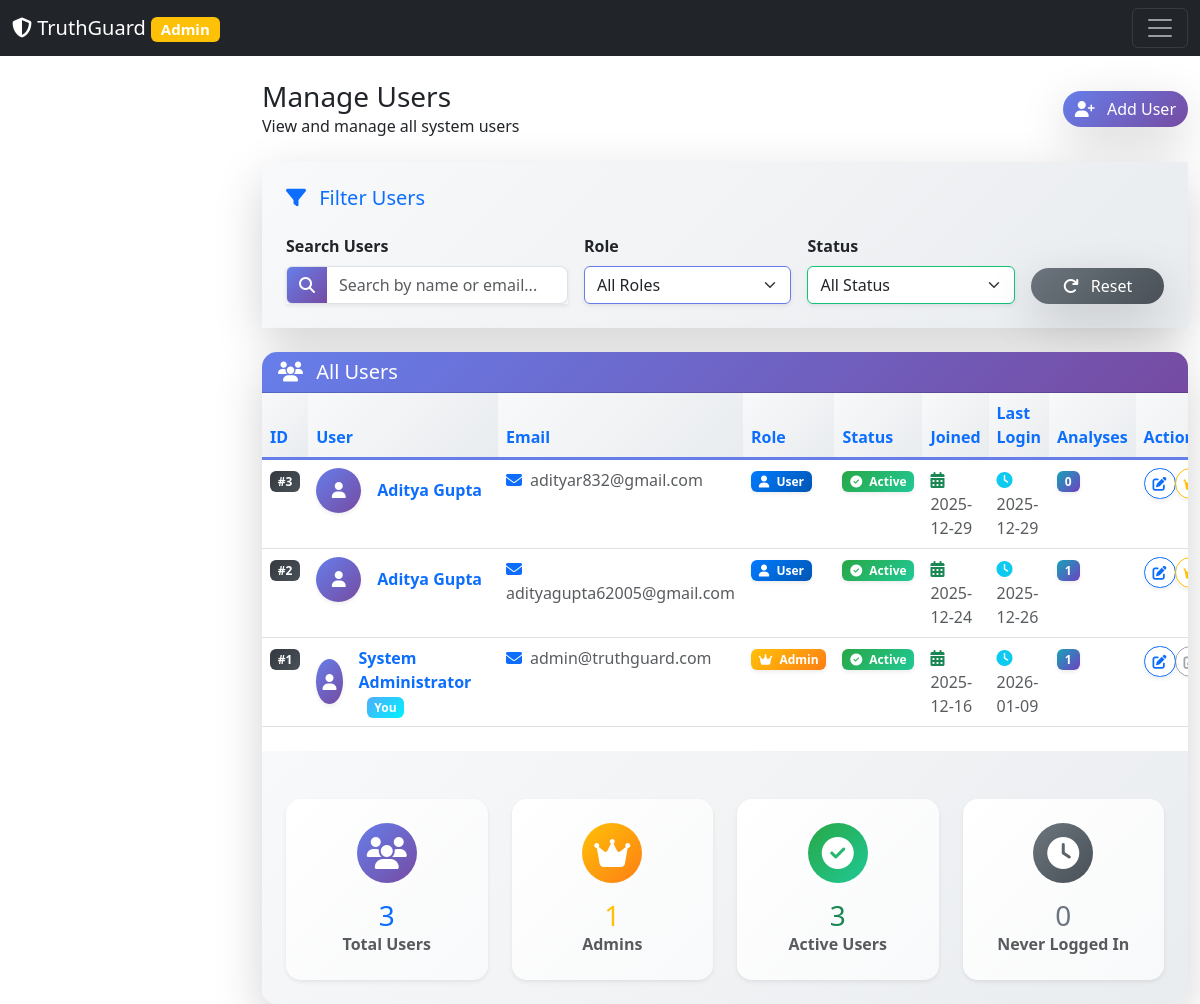
The app's page /admin/users (signed in) with its own data.
### app.py (models this page shows)
class User(UserMixin, db.Model):
    __tablename__ = 'user'
    id = db.Column(db.Integer, primary_key=True)
    email = db.Column(db.String(120), unique=True, nullable=False)
    password = db.Column(db.String(200), nullable=False)
    name = db.Column(db.String(100), nullable=False)
    avatar = db.Column(db.String(200), default='default.png')
    role = db.Column(db.String(20), default='user')
    is_active = db.Column(db.Boolean, default=True)
    created_at = db.Column(db.DateTime, default=lambda: datetime.now(timezone.utc))
    last_login = db.Column(db.DateTime)
    analyses = db.relationship('Analysis', backref='author', lazy=True, cascade='all, delete-orphan')
    chat_history = db.relationship('ChatHistory', backref='author', lazy=True, cascade='all, delete-orphan')

### app.py (the view)
@app.route('/admin/users')
@login_required
@admin_required
def admin_users():
    users = User.query.order_by(User.created_at.desc()).all()
    return render_template('admin/users.html', users=users)

### templates/admin/users.html (shortened to what this page needs)
{% extends "admin/base.html" %}
{% block page_title %}Manage Users{% endblock %}
{% block page_subtitle %}View and manage all system users{% endblock %}
{% block page_actions %}
<div class="btn-group">
    <button class="btn btn-primary shadow-lg" data-bs-toggle="modal" data-bs-target="#addUserModal"
            style="background: linear-gradient(135deg, #667eea 0%, #764ba2 100%); border: none; border-radius: 25px;">
        <i class="fas fa-user-plus me-2"></i> Add User
    </button>
</div>
{% endblock %}
{% block admin_content %}
<div class="card border-0 shadow-lg mb-4" style="border-top: 5px solid #667eea; border-radius: 15px;">
    <div class="card-body p-4" style="background: linear-gradient(135deg, #f8f9fa 0%, #e9ecef 100%);">
        <h5 class="card-title text-primary mb-4"><i class="fas fa-filter me-2"></i> Filter Users</h5>
        <div class="row g-3">
            <div class="col-md-4">
                <label for="searchUsers" class="form-label fw-bold">Search Users</label>
                <div class="input-group shadow-sm">
                    <span class="input-group-text" style="background: linear-gradient(135deg, #667eea 0%, #764ba2 100%); color: white;">
                        <i class="fas fa-search"></i>
                    </span>
                    <input type="text" class="form-control" id="searchUsers" placeholder="Search by name or email..."
                           style="border-left: none; border-radius: 0 8px 8px 0;">
                </div>
            </div>
            <div class="col-md-3">
                <label for="filterRole" class="form-label fw-bold">Role</label>
                <select class="form-select shadow-sm" id="filterRole" style="border-color: #667eea;">
                    <option value="">All Roles</option>
                </select>
            </div>
            <div class="col-md-3">
                <label for="filterStatus" class="form-label fw-bold">Status</label>
                <select class="form-select shadow-sm" id="filterStatus" style="border-color: #13c276;">
                    <option value="">All Status</option>
                </select>
            </div>
            <div class="col-md-2 d-flex align-items-end">
                <button type="button" class="btn btn-secondary w-100 shadow-lg" onclick="resetFilters()"
                        style="background: linear-gradient(135deg, #6c757d 0%, #495057 100%); border: none; border-radius: 25px;">
                    <i class="fas fa-redo me-2"></i> Reset
                </button>
            </div>
        </div>
    </div>
</div>
<div class="card border-0 shadow-lg" style="border-radius: 15px; overflow: hidden;">
    <div class="card-header text-white" style="background: linear-gradient(135deg, #667eea 0%, #764ba2 100%);">
        <h5 class="mb-0"><i class="fas fa-users me-2"></i> All Users</h5>
    </div>
    <div class="card-body p-0">
        {% if users %}
        <div class="table-responsive">
            <table class="table table-hover mb-0">
                <thead style="background: linear-gradient(135deg, #f8f9fa 0%, #e9ecef 100%);">
                    <tr>
                        <th class="text-primary">ID</th>
                        <th class="text-primary">User</th>
                        <th class="text-primary">Email</th>
                        <th class="text-primary">Role</th>
                        <th class="text-primary">Status</th>
                        <th class="text-primary">Joined</th>
                        <th class="text-primary">Last Login</th>
                        <th class="text-primary">Analyses</th>
                        <th class="text-primary">Actions</th>
                    </tr>
                </thead>
                <tbody>
                    {% for user in users %}
                    <tr class="user-row" style="transition: all 0.3s ease;" data-user-id="{{ user.id }}">
                        <td>
                            <span class="badge bg-dark" style="background: linear-gradient(135deg, #343a40 0%, #495057 100%);">
                                #{{ user.id }}
                            </span>
                        </td>
                        <td>
                            <div class="d-flex align-items-center">
                                <div class="avatar-sm rounded-circle d-flex align-items-center justify-content-center me-3 shadow-sm"
                                     style="background: linear-gradient(135deg, #667eea 0%, #764ba2 100%); width: 45px; height: 45px;">
                                    <i class="fas fa-user text-white"></i>
                                </div>
                                <div>
                                    <strong class="text-primary">{{ user.name }}</strong>
                                    {% if user.id == current_user.id %}
                                    <span class="badge bg-info ms-2" style="background: linear-gradient(135deg, #4facfe 0%, #00f2fe 100%);">
                                        You
                                    </span>
                                    {% endif %}
                                </div>
                            </div>
                        </td>
                        <td>
                            <span class="text-muted"><i class="fas fa-envelope me-2 text-primary"></i>{{ user.email }}</span>
                        </td>
                        <td>
                            <span class="badge shadow-sm user-role-badge"
                                  style="background: linear-gradient(135deg, {% if user.role == 'admin' %}#ffc107{% else %}#007bff{% endif %} 0%, {% if user.role == 'admin' %}#fd7e14{% else %}#0056b3{% endif %} 100%); color: white; font-weight: 600;">
                                <i class="fas {% if user.role == 'admin' %}fa-crown{% else %}fa-user{% endif %} me-1"></i>
                                {{ user.role|title }}
                            </span>
                        </td>
                        <td>
                            <span class="badge shadow-sm user-status-badge"
                                  style="background: linear-gradient(135deg, {% if user.is_active %}#28a745{% else %}#dc3545{% endif %} 0%, {% if user.is_active %}#20c997{% else %}#e83e8c{% endif %} 100%); color: white; font-weight: 600;">
                                <i class="fas {% if user.is_active %}fa-check-circle{% else %}fa-ban{% endif %} me-1"></i>
                                {% if user.is_active %}Active{% else %}Inactive{% endif %}
                            </span>
                        </td>
                        <td>
                            <span class="text-muted">
                                <i class="fas fa-calendar-alt me-2 text-success"></i>
                                {{ user.created_at.strftime('%Y-%m-%d') }}
                            </span>
                        </td>
                        <td>
                            {% if user.last_login %}
                            <span class="text-muted">
                                <i class="fas fa-clock me-2 text-info"></i>
                                {{ user.last_login.strftime('%Y-%m-%d') }}
                            </span>
                            {% else %}
                            <span class="text-muted">
                                <i class="fas fa-clock me-2 text-secondary"></i> Never
                            </span>
                            {% endif %}
                        </td>
                        <td>
                            <span class="badge shadow-sm"
                                  style="background: linear-gradient(135deg, #17a2b8 0%, #6f42c1 100%); color: white; font-weight: 600;">
                                {{ user.analyses|length }}
                            </span>
                        </td>
                        <td>
                            <div class="btn-group btn-group-sm">
                                <button class="btn btn-outline-primary shadow-sm edit-btn" data-bs-toggle="modal"
                                        data-bs-target="#editUserModal{{ user.id }}" style="border-radius: 20px;">
                                    <i class="fas fa-edit"></i>
                                </button>
                                {% if user.id != current_user.id %}
                                    {% if user.role != 'admin' %}
                                    <button class="btn btn-outline-warning shadow-sm make-admin-btn"
                                            data-user-id="{{ user.id }}"
                                            data-user-name="{{ user.name }}"
                                            style="border-radius: 20px;">
                                        <i class="fas fa-crown"></i>
                                    </button>
                                    {% endif %}
                                {% else %}
                                    <button class="btn btn-outline-secondary shadow-sm" disabled style="border-radius: 20px;">
                                        <i class="fas fa-edit"></i>
                                    </button>
                                {% endif %}
                            </div>
                        </td>
                    </tr>
                    {% endfor %}
                </tbody>
            </table>
        </div>
        <div class="row g-4 mt-4 p-4" style="background: linear-gradient(135deg, #f8f9fa 0%, #e9ecef 100%);">
            <div class="col-md-3">
                <div class="card border-0 shadow-sm" style="background: linear-gradient(135deg, #ffffff 0%, #f8f9fa 100%); border-radius: 15px; border-top: 5px solid #667eea;">
                    <div class="card-body text-center p-4">
                        <div class="stat-icon mb-3" style="background: linear-gradient(135deg, #667eea 0%, #764ba2 100%); width: 60px; height: 60px; border-radius: 50%; display: flex; align-items: center; justify-content: center; margin: 0 auto;">
                            <i class="fas fa-users text-white fa-2x"></i>
                        </div>
                        <h3 class="mb-0 text-primary" id="totalUsers">{{ users|length }}</h3>
                        <p class="text-muted mb-0 fw-bold">Total Users</p>
                    </div>
                </div>
            </div>
            <div class="col-md-3">
                <div class="card border-0 shadow-sm" style="background: linear-gradient(135deg, #ffffff 0%, #f8f9fa 100%); border-radius: 15px; border-top: 5px solid #ffc107;">
                    <div class="card-body text-center p-4">
                        <div class="stat-icon mb-3" style="background: linear-gradient(135deg, #ffc107 0%, #fd7e14 100%); width: 60px; height: 60px; border-radius: 50%; display: flex; align-items: center; justify-content: center; margin: 0 auto;">
                            <i class="fas fa-crown text-white fa-2x"></i>
                        </div>
                        <h3 class="mb-0 text-warning" id="totalAdmins">{{ users|selectattr('role', 'equalto', 'admin')|list|length }}</h3>
                        <p class="text-muted mb-0 fw-bold">Admins</p>
                    </div>
                </div>
            </div>
            <div class="col-md-3">
                <div class="card border-0 shadow-sm" style="background: linear-gradient(135deg, #ffffff 0%, #f8f9fa 100%); border-radius: 15px; border-top: 5px solid #28a745;">
                    <div class="card-body text-center p-4">
                        <div class="stat-icon mb-3" style="background: linear-gradient(135deg, #28a745 0%, #20c997 100%); width: 60px; height: 60px; border-radius: 50%; display: flex; align-items: center; justify-content: center; margin: 0 auto;">
                            <i class="fas fa-check-circle text-white fa-2x"></i>
                        </div>
                        <h3 class="mb-0 text-success" id="totalActive">{{ users|selectattr('is_active', 'equalto', true)|list|length }}</h3>
                        <p class="text-muted mb-0 fw-bold">Active Users</p>
                    </div>
                </div>
            </div>
            <div class="col-md-3">
                <div class="card border-0 shadow-sm" style="background: linear-gradient(135deg, #ffffff 0%, #f8f9fa 100%); border-radius: 15px; border-top: 5px solid #6c757d;">
                    <div class="card-body text-center p-4">
                        <div class="stat-icon mb-3" style="background: linear-gradient(135deg, #6c757d 0%, #495057 100%); width: 60px; height: 60px; border-radius: 50%; display: flex; align-items: center; justify-content: center; margin: 0 auto;">
                            <i class="fas fa-clock text-white fa-2x"></i>
                        </div>
                        <h3 class="mb-0 text-secondary" id="totalNeverLoggedIn">{{ users|selectattr('last_login', 'none')|list|length }}</h3>
                        <p class="text-muted mb-0 fw-bold">Never Logged In</p>
                    </div>
                </div>
            </div>
        </div>
        {% endif %}
    </div>
</div>
{% endblock %}

### templates/admin/base.html (shortened to what this page needs)
<!DOCTYPE html>
<html lang="en">
<head>
    <link href="https://cdn.jsdelivr.net/npm/bootstrap@5.3.0/dist/css/bootstrap.min.css" rel="stylesheet">
    <link rel="stylesheet" href="https://cdnjs.cloudflare.com/ajax/libs/font-awesome/6.4.0/css/all.min.css">
    <link rel="stylesheet" href="{{ url_for('static', filename='css/style.css') }}">
</head>
<body class="admin-body">
    <nav class="navbar navbar-dark bg-dark fixed-top">
        <div class="container-fluid">
            <a class="navbar-brand" href="{{ url_for('admin_dashboard') }}">
                <i class="fas fa-shield-alt"></i> TruthGuard <span class="badge bg-warning">Admin</span>
            </a>
            <button class="navbar-toggler" type="button" data-bs-toggle="offcanvas" data-bs-target="#adminSidebar">
                <span class="navbar-toggler-icon"></span>
            </button>
        </div>
    </nav>
    <main class="admin-main">
        <div class="container-fluid pt-4">
            <div class="d-flex justify-content-between align-items-center mb-4">
                <div>
                    <h1 class="h3 mb-0">{% block page_title %}Admin Dashboard{% endblock %}</h1>
                    {% block page_subtitle %}<p class="text-muted mb-0">Administration panel</p>{% endblock %}
                </div>
                {% block page_actions %}{% endblock %}
            </div>
            {% block admin_content %}{% endblock %}
        </div>
    </main>
</body>
</html>

### records on screen
User: id "3", name "Aditya Gupta", email "adityar832@gmail.com", role "User", is_active True (drawn), created_at "2025-12-29", last_login "2025-12-29", analyses|length "0"
User: id "2", name "Aditya Gupta", email "adityagupta62005@gmail.com", role "User", is_active True (drawn), created_at "2025-12-24", last_login "2025-12-26", analyses|length "1"
User: id "1", name "System Administrator", shows "You", email "admin@truthguard.com", role "Admin", is_active True (drawn), created_at "2025-12-16", last_login "2026-01-09", analyses|length "1"

### other values on screen
{{ users|length }} "3"
{{ users|selectattr('role', 'equalto', 'admin')|list|length }} "1"
{{ users|selectattr('is_active', 'equalto', true)|list|length }} "3"
{{ users|selectattr('last_login', 'none')|list|length }} "0"
